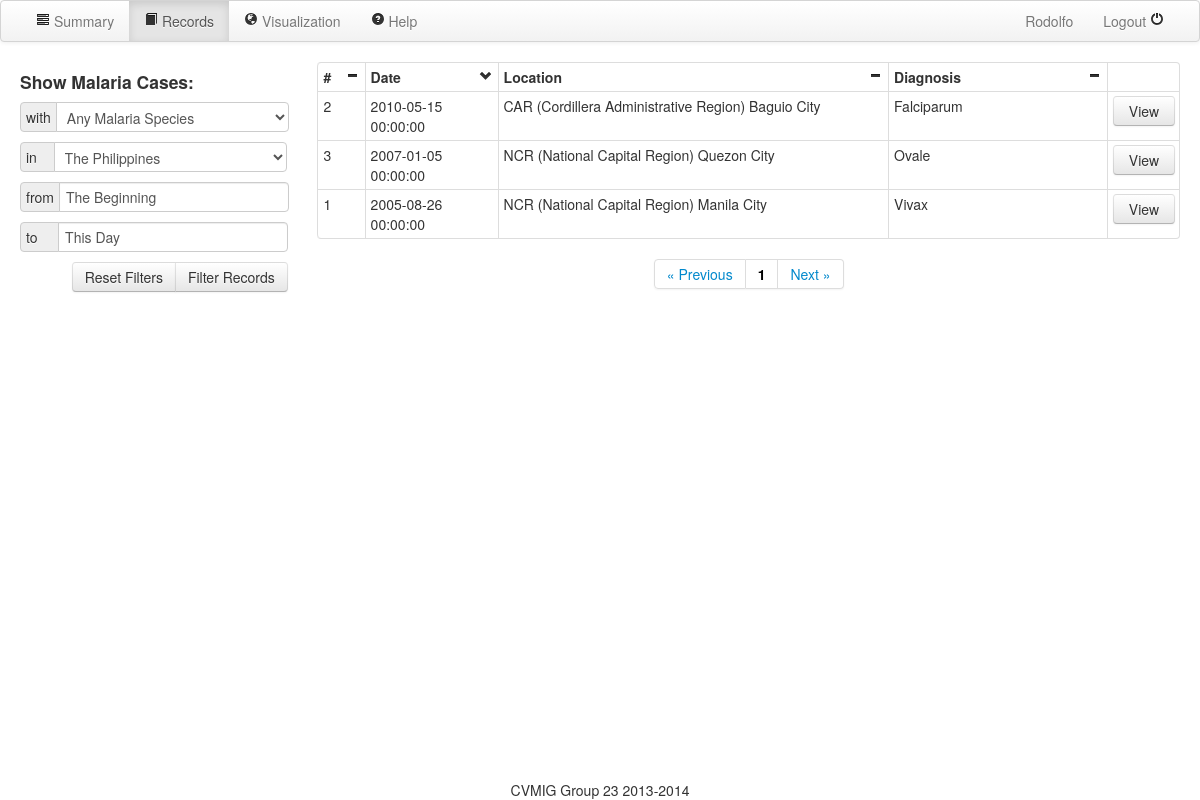
/records/ (signed in), run on the app's committed database.
### serveus/models.py (models this page shows, shortened)
class User(db.Model, UserMixin):
    id = db.Column(db.Integer, primary_key=True)
    username = db.Column(db.String(80), unique=True)
    password = db.Column(db.String(120), unique=True)
    usertype_id = db.Column(db.Integer, db.ForeignKey('usertype.id'))

class Case(db.Model):
    id = db.Column(db.Integer, primary_key=True)
    date = db.Column(db.DateTime())
    age = db.Column(db.Integer)
    address = db.Column(db.String(120))
    human_diagnosis = db.Column(db.String(80))
    lat = db.Column(db.Float)
    lng = db.Column(db.Float)
    maltype_id = db.Column(db.Integer, db.ForeignKey('maltype.id'))
    images = db.relationship('Image', backref='case', lazy='dynamic')

### serveus/views.py (the view)
@app.route('/records/')
@login_required
def records():
    print request.args.get('page')
    if not request.args.get('page'):
        page = 1
    else:
        page = int(request.args.get('page'))
    print request.args.get('malaria_selection')
    print request.args.get('region_selection')
    print request.args.get('date_start')
    print request.args.get('date_end')
    print request.args.get('sort_by') # date, location, diagnosis
    print request.args.get('order') # asc, desc
    if request.args:
        print 'Arguments present'
    else:
        print 'No arguments given'
    if request.args:
        malariaSelected = request.args.get('malaria_selection')
        regionSelected = request.args.get('region_selection')
        malariaIndex = malariaList.index(malariaSelected)
        regionIndex = regionList.index(regionSelected)
        date_start = request.args.get('date_start')
        date_end = request.args.get('date_end')
        sort_by = request.args.get('sort_by')
        order = request.args.get('order')
        caseList=''
        if date_start != 'The Beginning' :
            a=request.args.get('date_start')
            b=a.split('/')
            dt=datetime.date(int(b[2]),int(b[0]),int(b[1]))
            a=request.args.get('date_end')
            b=a.split('/')
            dte=datetime.date(int(b[2]),int(b[0]),int(b[1]))
        else :
            dt=datetime.date(1000,1,1)
            dte=datetime.date(9000,12,31)
        sortby=''
        if sort_by== 'date':
            sortby='date'
        elif sort_by== 'location':
            sortby='address'
        elif sort_by== 'diagnosis':
            sortby='human_diagnosis'
        else:
            sortby='id'
        param= "\"case\"."+sortby+" "+order
        print param
        if regionIndex == 0 and malariaIndex == 0:
                caseList= Case.query.filter(Case.date>=dt,Case.date<=dte).order_by(param)
        elif regionIndex == 0:
                caseList = Case.query.filter(Case.human_diagnosis == malariaSelected,Case.date>=dt,Case.date<=dte).order_by(param)
        elif malariaIndex == 0:
                caseList = Case.query.filter(Case.address.contains(regionSelected),Case.date>=dt,Case.date<=dte).order_by(param)
        else:
            caseList = Case.query.filter(Case.address.contains(regionSelected),Case.human_diagnosis == malariaSelected,Case.date>=dt,Case.date<=dte).order_by(param)
    else:
        malariaIndex = 0
        regionIndex = 0
        date_start = "The Beginning"
        date_end = "This Day"
        sort_by = "date"
        order = "desc"
        caseList = Case.query.order_by(Case.date.desc())
    caseList = [i for i in caseList]
    pagination = Pagination(page, Pagination.PER_PAGE, len(caseList))
    caseList = caseList[(page-1)*Pagination.PER_PAGE : ((page-1)*Pagination.PER_PAGE) + Pagination.PER_PAGE]
    return render_template("records.html", caseList = caseList, pagination = pagination, malariaList = malariaList, regionList = regionList, malariaIndex = malariaIndex, regionIndex = regionIndex, date_start = date_start, date_end = date_end, sort_by = sort_by, order = order, user = current_user)

### serveus/misc.py (called while the page is built)
    @property
    def pages(self):
        return int(ceil(self.total_count / float(self.per_page)))

    @property
    def has_prev(self):
        return self.page > 1

    @property
    def has_next(self):
        return self.page < self.pages

    def iter_pages(self, left_edge=2, left_current=2,
                   right_current=5, right_edge=2):
        last = 0
        for num in xrange(1, self.pages + 1):
            if num <= left_edge or \
               (num > self.page - left_current - 1 and \
                num < self.page + right_current) or \
               num > self.pages - right_edge:
                if last + 1 != num:
                    yield None
                yield num
                last = num

### serveus/views.py (called while the page is built)
@login_manager.user_loader
def load_user(userid):
    return User.query.get(userid)

### serveus/templates/records.html (shortened to what this page needs)
<!DOCTYPE html>
<html>
	<head>
		<link href="/static/css/bootstrap.min.css" rel="stylesheet" media="screen">
		<link href="/static/css/bootstrap-responsive.css" rel="stylesheet">
        <link href="/static/css/eyecon-datepicker.css" rel="stylesheet">
	</head>
	<body>
    <div id="super">
		<div class="navbar" style="width: 100%;">
			<div class="navbar-inner">
				<div>
                    <div>
					<ul class="nav pull-left">
						<li><a href="/dashboard/"><i class="icon-tasks"></i> Summary</a></li>
						<li class="active"><a href="/records/"><i class="icon-book"></i> Records</a></li>
						<li><a href="/map/"><i class="icon-globe"></i> Visualization</a></li>
                        <li><a href="#" id="help" data-toggle="popover"><i class="icon-question-sign"></i> Help</a></li>
					</ul>
					<ul class="nav pull-right">
						<li><a href="/profilepage/">{{user.usertype.name}} {{ user.username }}</a></li>
						<li><a href="/logout/">Logout <i class="icon-off"></i></a></li>
					</ul>
					</div>
				</div>
			</div>
		</div>
		<div class="container-fluid">
				<div class="row-fluid">
				<form action="/records/" method="get" name="filter" class="span3 container" style="background-color: white; ">
					<h4>Show Malaria Cases:</h4>
					<div class="input-prepend" style="width: 100%">
<span class="add-on">with</span>
					<select style="width: calc(100% - 35px)" name="malaria_selection">
                    {% for i in malariaList %}
                        <option {% if loop.index0 == malariaIndex %}selected{% endif %}>{{ i }}</option>
                    {% endfor %}
					</select>
					</div>
					<div class="input-prepend" style="width: 100%">
<span class="add-on">in&nbsp;&nbsp;&nbsp;</span>
					<select style="width: calc(100% - 34px)" name="region_selection">
					{% for i in regionList %}
                        <option {% if loop.index0 == regionIndex %}selected{% endif %}>{{ i }}</option>
                    {% endfor %}
					</select>
					</div>
                    <br>
                    <div class="input-prepend" style="width: 100%">
<span class="add-on">from</span>
                    <input type="text" style="width: calc(100% - 52px)" value="{{date_start}}" id="dpd1" name="date_start">
                    </div>
                    <br>
                    <div class="input-prepend" style="width: 100%">
                    <span class="add-on">to&nbsp;&nbsp;&nbsp;&nbsp;</span>
                    <input type="text" style="width: calc(100% - 52px)" value="{{date_end}}" id="dpd2" name="date_end">
                    </div>
                    <br>
                    <div style="text-align: right">
                    <div class="btn-group">
                        <a class="btn" href="/records/" >Reset Filters</a>
                        <input class="btn btn-medium" type="submit" id="submit_button" value="Filter Records" style="height: 30px;">
                    </div>
                    </div>
				</form>
				<div class="span9" style="background-color: white;">
				    <table class="table table-bordered table-condensed">
					<tr>
                    <th class="span1" onclick="sort('case');"># <div class="pull-right"><i class="icon-minus" id="case_chevron"></i></div>
                    <th class="span2" onclick="sort('date');" style="min-width: 80px">Date <div class="pull-right"><i class="icon-minus" id="date_chevron"></i></div>
                    <th class="span5" onclick="sort('location');">Location <div class="pull-right"><i class="icon-minus" id="location_chevron"></i></div>
                    <th class="span3" onclick="sort('diagnosis');">Diagnosis <div class="pull-right"><i class="icon-minus" id="diagnosis_chevron"></i></div>
                    <th class="span1">
                    {% for i in caseList %}
					<tr><td>{{i.id}}<td>{{i.date}}<td>{{i.address}}<td>{{i.human_diagnosis}}<td><a href="/case/{{ i.id }}/" class="btn" style="width: calc(100% - 25px)">View</a>
                    {% endfor %}
					</table>
                    {% if pagination.pages %}
                    <div class="pagination" style="text-align: center">
                    <ul>
                    <li><a href="#" {% if pagination.has_prev %}onclick="set_page('{{pagination.page - 1}}')"{% endif %}>&laquo; Previous</a></li>
                    {% for page in pagination.iter_pages() %}{% if page %}<li><a href="#" {% if page != pagination.page %}onclick="set_page('{{page}}')"{% else %}style="color: black; font-weight: bold"{% endif %}>{{ page }}</a></li>{% endif %}{% endfor %}
                    <li><a href="#"{% if pagination.has_next %}onclick="set_page('{{pagination.page + 1}}')"{% endif %}>Next &raquo;</a></li>
                    </ul>
                    </div>
                    {% endif %}
				</div>
			</div>
		</div>
        <div id="footer">CVMIG Group 23 2013-2014</div>
        </div>
	</body>
</html>

### serveus/templates/records.html (style rules this page uses)
html, body { margin:0; padding:0; height:100%; }
#super { min-height:100%; position:relative; }
#footer { position:absolute; bottom:0; width:100%; height: 20px; text-align: center; }

### data on the page
User: username "Rodolfo"
Case: id "2", date "2010-05-15 00:00:00", address "CAR (Cordillera Administrative Region) Baguio City", human_diagnosis "Falciparum"
Case: id "3", date "2007-01-05 00:00:00", address "NCR (National Capital Region) Quezon City", human_diagnosis "Ovale"
Case: id "1", date "2005-08-26 00:00:00", address "NCR (National Capital Region) Manila City", human_diagnosis "Vivax"

### other printed values
{{ page }} "1"
form field malaria_selection "Any Malaria Species"
form field region_selection "The Philippines"
